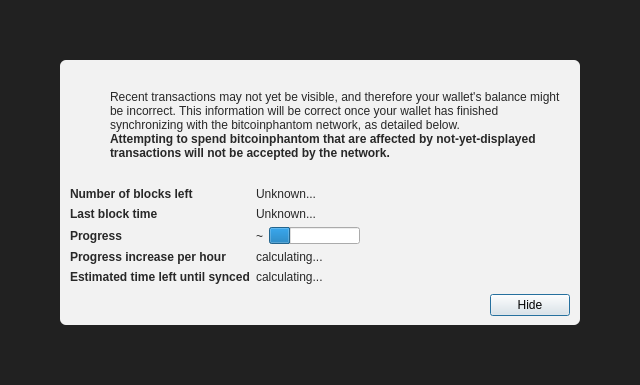
<?xml version="1.0" encoding="UTF-8"?>
<ui version="4.0">
 <class>ModalOverlay</class>
 <widget class="ModalOverlay" name="ModalOverlay">
  <property name="geometry">
   <rect>
    <x>0</x>
    <y>0</y>
    <width>640</width>
    <height>385</height>
   </rect>
  </property>
  <property name="windowTitle">
   <string>Form</string>
  </property>
  <layout class="QVBoxLayout" name="verticalLayout" stretch="0">
   <property name="sizeConstraint">
    <enum>QLayout::SetDefaultConstraint</enum>
   </property>
   <property name="leftMargin">
    <number>0</number>
   </property>
   <property name="topMargin">
    <number>0</number>
   </property>
   <property name="rightMargin">
    <number>0</number>
   </property>
   <property name="bottomMargin">
    <number>0</number>
   </property>
   <item>
    <widget class="QWidget" name="bgWidget" native="true">
     <property name="styleSheet">
      <string notr="true">#bgWidget { background: rgba(0,0,0,220); }</string>
     </property>
     <layout class="QVBoxLayout" name="verticalLayoutMain" stretch="1">
      <property name="leftMargin">
       <number>60</number>
      </property>
      <property name="topMargin">
       <number>60</number>
      </property>
      <property name="rightMargin">
       <number>60</number>
      </property>
      <property name="bottomMargin">
       <number>60</number>
      </property>
      <item>
       <widget class="QWidget" name="contentWidget" native="true">
        <property name="styleSheet">
         <string notr="true">#contentWidget { background: rgba(255,255,255,240); border-radius: 6px; }

QLabel { color: rgb(40,40,40);  }</string>
        </property>
        <layout class="QVBoxLayout" name="verticalLayoutSub" stretch="1,0,0,0">
         <property name="spacing">
          <number>0</number>
         </property>
         <property name="leftMargin">
          <number>10</number>
         </property>
         <property name="topMargin">
          <number>10</number>
         </property>
         <property name="rightMargin">
          <number>10</number>
         </property>
         <property name="bottomMargin">
          <number>10</number>
         </property>
         <item>
          <layout class="QHBoxLayout" name="horizontalLayoutIconText" stretch="0,1">
           <property name="topMargin">
            <number>20</number>
           </property>
           <item>
            <layout class="QVBoxLayout" name="verticalLayoutIcon">
             <property name="leftMargin">
              <number>0</number>
             </property>
             <item>
              <widget class="QPushButton" name="warningIcon">
               <property name="enabled">
                <bool>false</bool>
               </property>
               <property name="text">
                <string/>
               </property>
               <property name="icon">
                <iconset>
                 <normaloff>:/icons/warning</normaloff>
                 <disabledoff>:/icons/warning</disabledoff>:/icons/warning</iconset>
               </property>
               <property name="iconSize">
                <size>
                 <width>48</width>
                 <height>48</height>
                </size>
               </property>
               <property name="flat">
                <bool>true</bool>
               </property>
              </widget>
             </item>
             <item>
              <spacer name="verticalSpacerWarningIcon">
               <property name="orientation">
                <enum>Qt::Vertical</enum>
               </property>
               <property name="sizeHint" stdset="0">
                <size>
                 <width>20</width>
                 <height>40</height>
                </size>
               </property>
              </spacer>
             </item>
            </layout>
           </item>
           <item>
            <layout class="QVBoxLayout" name="verticalLayoutInfoText">
             <property name="leftMargin">
              <number>0</number>
             </property>
             <property name="topMargin">
              <number>0</number>
             </property>
             <item>
              <widget class="QLabel" name="infoText">
               <property name="text">
                <string>Recent transactions may not yet be visible, and therefore your wallet's balance might be incorrect. This information will be correct once your wallet has finished synchronizing with the bitcoinphantom network, as detailed below.</string>
               </property>
               <property name="textFormat">
                <enum>Qt::RichText</enum>
               </property>
               <property name="wordWrap">
                <bool>true</bool>
               </property>
              </widget>
             </item>
             <item>
              <widget class="QLabel" name="infoTextStrong">
               <property name="font">
                <font>
                 <weight>75</weight>
                 <bold>true</bold>
                </font>
               </property>
               <property name="text">
                <string>Attempting to spend bitcoinphantom that are affected by not-yet-displayed transactions will not be accepted by the network.</string>
               </property>
               <property name="textFormat">
                <enum>Qt::RichText</enum>
               </property>
               <property name="wordWrap">
                <bool>true</bool>
               </property>
              </widget>
             </item>
             <item>
              <spacer name="verticalSpacerInTextSpace">
               <property name="orientation">
                <enum>Qt::Vertical</enum>
               </property>
               <property name="sizeHint" stdset="0">
                <size>
                 <width>20</width>
                 <height>40</height>
                </size>
               </property>
              </spacer>
             </item>
            </layout>
           </item>
          </layout>
         </item>
         <item>
          <spacer name="verticalSpacerAfterText">
           <property name="orientation">
            <enum>Qt::Vertical</enum>
           </property>
           <property name="sizeHint" stdset="0">
            <size>
             <width>20</width>
             <height>40</height>
            </size>
           </property>
          </spacer>
         </item>
         <item>
          <layout class="QFormLayout" name="formLayout">
           <property name="fieldGrowthPolicy">
            <enum>QFormLayout::FieldsStayAtSizeHint</enum>
           </property>
           <property name="horizontalSpacing">
            <number>6</number>
           </property>
           <property name="verticalSpacing">
            <number>6</number>
           </property>
           <property name="topMargin">
            <number>10</number>
           </property>
           <item row="0" column="0">
            <widget class="QLabel" name="labelNumberOfBlocksLeft">
             <property name="font">
              <font>
               <weight>75</weight>
               <bold>true</bold>
              </font>
             </property>
             <property name="text">
              <string>Number of blocks left</string>
             </property>
            </widget>
           </item>
           <item row="0" column="1">
            <widget class="QLabel" name="numberOfBlocksLeft">
             <property name="text">
              <string>Unknown...</string>
             </property>
            </widget>
           </item>
           <item row="1" column="0">
            <widget class="QLabel" name="labelLastBlockTime">
             <property name="font">
              <font>
               <weight>75</weight>
               <bold>true</bold>
              </font>
             </property>
             <property name="text">
              <string>Last block time</string>
             </property>
            </widget>
           </item>
           <item row="1" column="1">
            <widget class="QLabel" name="newestBlockDate">
             <property name="sizePolicy">
              <sizepolicy hsizetype="Maximum" vsizetype="Preferred">
               <horstretch>0</horstretch>
               <verstretch>0</verstretch>
              </sizepolicy>
             </property>
             <property name="text">
              <string>Unknown...</string>
             </property>
            </widget>
           </item>
           <item row="2" column="0">
            <widget class="QLabel" name="labelSyncDone">
             <property name="font">
              <font>
               <weight>75</weight>
               <bold>true</bold>
              </font>
             </property>
             <property name="text">
              <string>Progress</string>
             </property>
            </widget>
           </item>
           <item row="2" column="1">
            <layout class="QHBoxLayout" name="horizontalLayoutSync" stretch="0,1">
             <item>
              <widget class="QLabel" name="percentageProgress">
               <property name="text">
                <string notr="true">~</string>
               </property>
              </widget>
             </item>
             <item>
              <widget class="QProgressBar" name="progressBar">
               <property name="value">
                <number>24</number>
               </property>
               <property name="format">
                <string/>
               </property>
              </widget>
             </item>
            </layout>
           </item>
           <item row="4" column="0">
            <widget class="QLabel" name="labelProgressIncrease">
             <property name="font">
              <font>
               <weight>75</weight>
               <bold>true</bold>
              </font>
             </property>
             <property name="text">
              <string>Progress increase per hour</string>
             </property>
            </widget>
           </item>
           <item row="4" column="1">
            <widget class="QLabel" name="progressIncreasePerH">
             <property name="text">
              <string>calculating...</string>
             </property>
            </widget>
           </item>
           <item row="5" column="0">
            <widget class="QLabel" name="labelEstimatedTimeLeft">
             <property name="font">
              <font>
               <weight>75</weight>
               <bold>true</bold>
              </font>
             </property>
             <property name="text">
              <string>Estimated time left until synced</string>
             </property>
            </widget>
           </item>
           <item row="5" column="1">
            <widget class="QLabel" name="expectedTimeLeft">
             <property name="text">
              <string>calculating...</string>
             </property>
            </widget>
           </item>
          </layout>
         </item>
         <item>
          <layout class="QHBoxLayout" name="horizontalLayoutButtons">
           <property name="leftMargin">
            <number>10</number>
           </property>
           <property name="topMargin">
            <number>10</number>
           </property>
           <item>
            <spacer name="horizontalSpacer">
             <property name="orientation">
              <enum>Qt::Horizontal</enum>
             </property>
             <property name="sizeHint" stdset="0">
              <size>
               <width>40</width>
               <height>20</height>
              </size>
             </property>
            </spacer>
           </item>
           <item>
            <widget class="QPushButton" name="closeButton">
             <property name="text">
              <string>Hide</string>
             </property>
             <property name="focusPolicy">
              <enum>Qt::StrongFocus</enum>
             </property>
             <property name="default">
              <bool>true</bool>
             </property>
            </widget>
           </item>
          </layout>
         </item>
        </layout>
       </widget>
      </item>
     </layout>
    </widget>
   </item>
  </layout>
 </widget>
 <customwidgets>
  <customwidget>
   <class>ModalOverlay</class>
   <extends>QWidget</extends>
   <header>qt/modaloverlay.h</header>
   <container>1</container>
  </customwidget>
 </customwidgets>
 <resources/>
 <connections/>
</ui>
